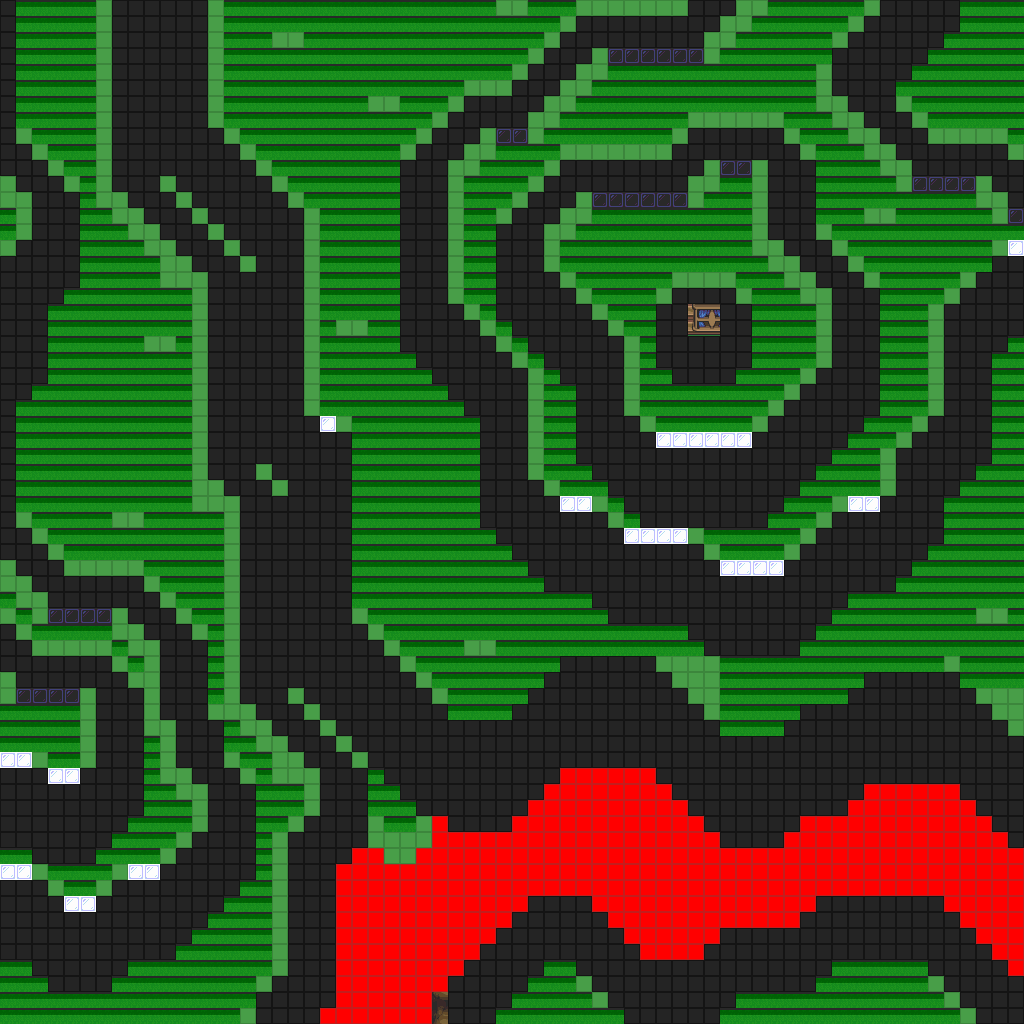

A 2D game scene composited from a Tiled map and its tileset images. What follows is a short description and the map's XML, with each tile layer's data collapsed to a summary:
An orthogonal 64x64 tile map with 16x16 px tiles, 1 tile layer (base), 2 hidden layers not drawn and 31 objects.

<map version="1.10" tiledversion="1.12.1" orientation="orthogonal" renderorder="right-down" width="64" height="64" tilewidth="16" tileheight="16" infinite="0" nextlayerid="4" nextobjectid="32">
 <tileset firstgid="1" source="../classiciphone_pics4.tsx" />
 <layer id="1" name="base" width="64" height="64">
  <data>[4096 cells, 4096 non-empty, 155 distinct tile ids]</data>
 </layer>
 <layer id="2" name="collision" width="64" height="64" visible="0">
  <properties><property name="collision" value="true" /></properties>
  <data>[4096 cells, 1771 non-empty, 1 distinct tile ids]</data>
 </layer>
 <layer id="3" name="lava" width="64" height="64" visible="0">
  <properties><property name="terrain" value="lava" /></properties>
  <data>[4096 cells, 342 non-empty, 1 distinct tile ids]</data>
 </layer>
 <objectgroup id="4" name="npcs">
  <object id="1" x="16.0" y="624.0" width="16" height="16">
   <properties>
    <property name="gani" value="classic_hellthorne.png" />
    <property name="script" type="string">-- Auto-converted from GraalScript
-- // NPC made by Cappa (LAT)
-- if (created) {
end
-- if (playertouchsme) {
end</property>
   </properties>
  </object>
  <object id="2" x="864.0" y="880.0" width="16" height="16">
   <properties>
    <property name="gani" value="classic_hellthorne.png" />
    <property name="script" type="string">-- Auto-converted from GraalScript
-- // NPC made by Cappa (LAT)
-- if (created) {
end
-- if (playertouchsme) {
end</property>
   </properties>
  </object>
  <object id="3" x="928.0" y="464.0" width="16" height="16">
   <properties>
    <property name="gani" value="classic_hellthorne.png" />
    <property name="script" type="string">-- Auto-converted from GraalScript
-- // NPC made by Cappa (LAT)
-- if (created) {
end
-- if (playertouchsme) {
end</property>
   </properties>
  </object>
  <object id="4" x="944.0" y="-16.0" width="16" height="16">
   <properties>
    <property name="gani" value="classic_hellthorne.png" />
    <property name="script" type="string">-- Auto-converted from GraalScript
-- // NPC made by Cappa (LAT)
-- if (created) {
end
-- if (playertouchsme) {
end</property>
   </properties>
  </object>
  <object id="5" x="128.0" y="304.0" width="16" height="16">
   <properties>
    <property name="gani" value="classic_hellthorne.png" />
    <property name="script" type="string">-- Auto-converted from GraalScript
-- // NPC made by Cappa (LAT)
-- if (created) {
end
-- if (playertouchsme) {
end</property>
   </properties>
  </object>
  <object id="6" x="544.0" y="400.0" width="16" height="16">
   <properties>
    <property name="gani" value="classic_hellbush.png" />
    <property name="script" type="string">-- Auto-converted from GraalScript
-- // NPC made by Cappa (LAT)
-- if (created) {
end
-- if (playertouchsme) {
end</property>
   </properties>
  </object>
  <object id="7" x="576.0" y="192.0" width="16" height="16">
   <properties>
    <property name="gani" value="classic_hellbush.png" />
    <property name="script" type="string">-- Auto-converted from GraalScript
-- // NPC made by Cappa (LAT)
-- if (created) {
end
-- if (playertouchsme) {
end</property>
   </properties>
  </object>
  <object id="8" x="672.0" y="144.0" width="16" height="16">
   <properties>
    <property name="gani" value="classic_hellbush.png" />
    <property name="script" type="string">-- Auto-converted from GraalScript
-- // NPC made by Cappa (LAT)
-- if (created) {
end
-- if (playertouchsme) {
end</property>
   </properties>
  </object>
  <object id="9" x="528.0" y="912.0" width="16" height="16">
   <properties>
    <property name="gani" value="classic_hellbush.png" />
    <property name="script" type="string">-- Auto-converted from GraalScript
-- // NPC made by Cappa (LAT)
-- if (created) {
end
-- if (playertouchsme) {
end</property>
   </properties>
  </object>
  <object id="10" x="128.0" y="752.0" width="16" height="16">
   <properties>
    <property name="gani" value="classic_hellbush.png" />
    <property name="script" type="string">-- Auto-converted from GraalScript
-- // NPC made by Cappa (LAT)
-- if (created) {
end
-- if (playertouchsme) {
end</property>
   </properties>
  </object>
  <object id="11" x="16.0" y="336.0" width="16" height="16">
   <properties>
    <property name="gani" value="classic_hellbush.png" />
    <property name="script" type="string">-- Auto-converted from GraalScript
-- // NPC made by Cappa (LAT)
-- if (created) {
end
-- if (playertouchsme) {
end</property>
   </properties>
  </object>
  <object id="12" x="224.0" y="32.0" width="16" height="16">
   <properties>
    <property name="gani" value="classic_hellbush.png" />
    <property name="script" type="string">-- Auto-converted from GraalScript
-- // NPC made by Cappa (LAT)
-- if (created) {
end
-- if (playertouchsme) {
end</property>
   </properties>
  </object>
  <object id="13" x="448.0" y="528.0" width="16" height="16">
   <properties>
    <property name="gani" value="classic_hellthorne.png" />
    <property name="script" type="string">-- Auto-converted from GraalScript
-- // NPC made by Cappa (LAT)
-- if (created) {
end
-- if (playertouchsme) {
end</property>
   </properties>
  </object>
  <object id="14" x="688.0" y="272.0" width="16" height="16">
   <properties>
    <property name="gani" value="fire.mng" />
    <property name="script" type="string">-- Auto-converted from GraalScript
-- // NPC made by Cappa (LAT)
-- if (created) {
end
-- if (playertouchsme) {
end</property>
   </properties>
  </object>
  <object id="15" x="576.0" y="240.0" width="16" height="16">
   <properties>
    <property name="gani" value="fire.mng" />
    <property name="script" type="string">-- Auto-converted from GraalScript
-- // NPC made by Cappa (LAT)
-- if (created) {
end
-- if (playertouchsme) {
end</property>
   </properties>
  </object>
  <object id="16" x="624.0" y="224.0" width="16" height="16">
   <properties>
    <property name="gani" value="fire.mng" />
    <property name="script" type="string">-- Auto-converted from GraalScript
-- // NPC made by Cappa (LAT)
-- if (created) {
end
-- if (playertouchsme) {
end</property>
   </properties>
  </object>
  <object id="17" x="656.0" y="176.0" width="16" height="16">
   <properties>
    <property name="gani" value="fire.mng" />
    <property name="script" type="string">-- Auto-converted from GraalScript
-- // NPC made by Cappa (LAT)
-- if (created) {
end
-- if (playertouchsme) {
end</property>
   </properties>
  </object>
  <object id="18" x="688.0" y="192.0" width="16" height="16">
   <properties>
    <property name="gani" value="fire.mng" />
    <property name="script" type="string">-- Auto-converted from GraalScript
-- // NPC made by Cappa (LAT)
-- if (created) {
end
-- if (playertouchsme) {
end</property>
   </properties>
  </object>
  <object id="19" x="704.0" y="176.0" width="16" height="16">
   <properties>
    <property name="gani" value="fire.mng" />
    <property name="script" type="string">-- Auto-converted from GraalScript
-- // NPC made by Cappa (LAT)
-- if (created) {
end
-- if (playertouchsme) {
end</property>
   </properties>
  </object>
  <object id="20" x="672.0" y="848.0" width="16" height="16">
   <properties>
    <property name="gani" value="fire.mng" />
    <property name="script" type="string">-- Auto-converted from GraalScript
-- // NPC made by Cappa (LAT)
-- if (created) {
end
-- if (playertouchsme) {
end</property>
   </properties>
  </object>
  <object id="21" x="288.0" y="656.0" width="16" height="16">
   <properties>
    <property name="gani" value="fire.mng" />
    <property name="script" type="string">-- Auto-converted from GraalScript
-- // NPC made by Cappa (LAT)
-- if (created) {
end
-- if (playertouchsme) {
end</property>
   </properties>
  </object>
  </objectgroup>
</map>
<!-- 10 of 31 objects omitted -->
